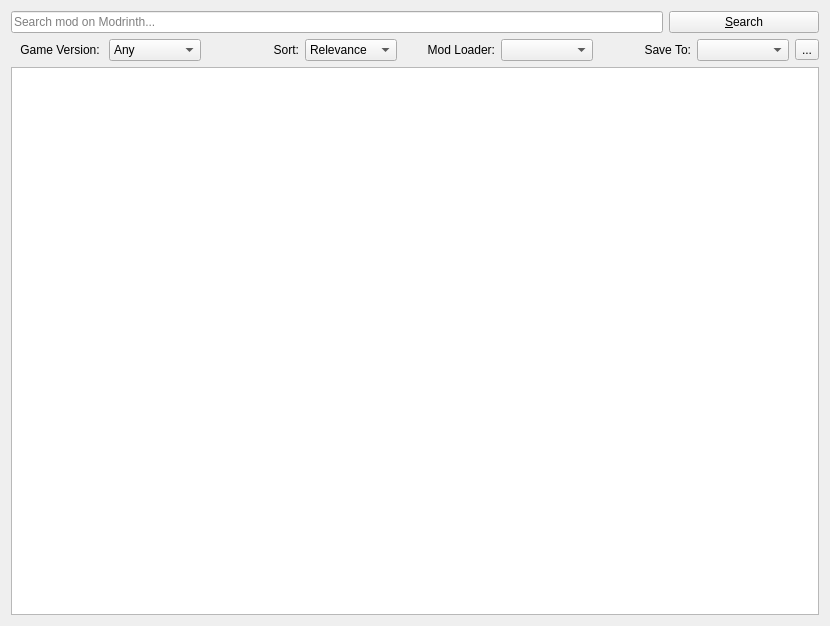
<?xml version="1.0" encoding="UTF-8"?>
<ui version="4.0">
 <class>ModrinthModBrowser</class>
 <widget class="QWidget" name="ModrinthModBrowser">
  <property name="geometry">
   <rect>
    <x>0</x>
    <y>0</y>
    <width>830</width>
    <height>626</height>
   </rect>
  </property>
  <property name="windowTitle">
   <string>Form</string>
  </property>
  <layout class="QGridLayout" name="gridLayout">
   <item row="0" column="0">
    <layout class="QHBoxLayout" name="horizontalLayout">
     <item>
      <widget class="QLineEdit" name="searchText">
       <property name="placeholderText">
        <string>Search mod on Modrinth...</string>
       </property>
      </widget>
     </item>
     <item>
      <widget class="QPushButton" name="searchButton">
       <property name="sizePolicy">
        <sizepolicy hsizetype="Fixed" vsizetype="Fixed">
         <horstretch>0</horstretch>
         <verstretch>0</verstretch>
        </sizepolicy>
       </property>
       <property name="minimumSize">
        <size>
         <width>150</width>
         <height>0</height>
        </size>
       </property>
       <property name="maximumSize">
        <size>
         <width>150</width>
         <height>16777215</height>
        </size>
       </property>
       <property name="text">
        <string>&amp;Search</string>
       </property>
      </widget>
     </item>
    </layout>
   </item>
   <item row="1" column="0">
    <layout class="QHBoxLayout" name="horizontalLayout_2">
     <item>
      <widget class="QLabel" name="label">
       <property name="text">
        <string>Game Version: </string>
       </property>
       <property name="alignment">
        <set>Qt::AlignRight|Qt::AlignTrailing|Qt::AlignVCenter</set>
       </property>
       <property name="buddy">
        <cstring>versionSelect</cstring>
       </property>
      </widget>
     </item>
     <item>
      <widget class="QComboBox" name="versionSelect">
       <item>
        <property name="text">
         <string>Any</string>
        </property>
       </item>
      </widget>
     </item>
     <item>
      <widget class="QLabel" name="label_2">
       <property name="text">
        <string>Sort:</string>
       </property>
       <property name="alignment">
        <set>Qt::AlignRight|Qt::AlignTrailing|Qt::AlignVCenter</set>
       </property>
       <property name="buddy">
        <cstring>sortSelect</cstring>
       </property>
      </widget>
     </item>
     <item>
      <widget class="QComboBox" name="sortSelect">
       <item>
        <property name="text">
         <string>Relevance</string>
        </property>
       </item>
       <item>
        <property name="text">
         <string>Downloads</string>
        </property>
       </item>
       <item>
        <property name="text">
         <string>Updated</string>
        </property>
       </item>
       <item>
        <property name="text">
         <string>Newest</string>
        </property>
       </item>
      </widget>
     </item>
     <item>
      <widget class="QLabel" name="label_3">
       <property name="text">
        <string>Mod Loader:</string>
       </property>
       <property name="alignment">
        <set>Qt::AlignRight|Qt::AlignTrailing|Qt::AlignVCenter</set>
       </property>
       <property name="buddy">
        <cstring>loaderSelect</cstring>
       </property>
      </widget>
     </item>
     <item>
      <widget class="QComboBox" name="loaderSelect"/>
     </item>
     <item>
      <widget class="QLabel" name="label_4">
       <property name="text">
        <string>Save To:</string>
       </property>
       <property name="alignment">
        <set>Qt::AlignRight|Qt::AlignTrailing|Qt::AlignVCenter</set>
       </property>
      </widget>
     </item>
     <item>
      <widget class="QComboBox" name="downloadPathSelect"/>
     </item>
     <item>
      <widget class="QToolButton" name="openFolderButton">
       <property name="text">
        <string>...</string>
       </property>
       <property name="icon">
        <iconset theme="folder"/>
       </property>
      </widget>
     </item>
    </layout>
   </item>
   <item row="2" column="0">
    <widget class="QListWidget" name="modListWidget">
     <property name="verticalScrollMode">
      <enum>QAbstractItemView::ScrollPerPixel</enum>
     </property>
    </widget>
   </item>
  </layout>
 </widget>
 <resources/>
 <connections/>
</ui>
